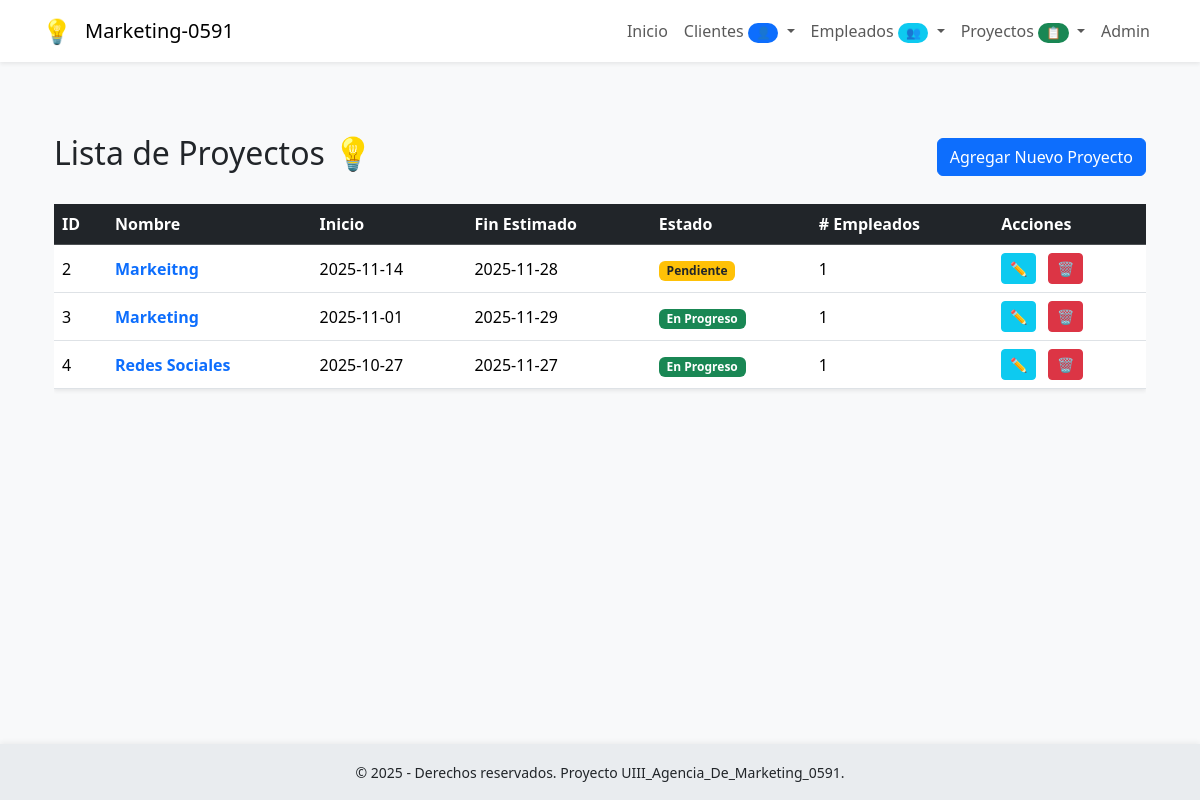
Screenshot of /empleados/proyectos/ver/ with the database file from the repository.
### app_empleados/models.py (models this page shows, shortened)
class Proyecto(models.Model):
    ESTADO_CHOICES = [
        ('Pendiente', 'Pendiente'),
        ('En Progreso', 'En Progreso'),
        ('Completado', 'Completado'),
        ('Cancelado', 'Cancelado'),
    ]
    nombre = models.CharField(max_length=200)
    descripcion = models.TextField()
    fecha_inicio = models.DateField()
    fecha_fin_estimada = models.DateField()
    estado = models.CharField(
        max_length=20,
        choices=ESTADO_CHOICES,
        default='Pendiente'
    )
    empleados = models.ManyToManyField(
        Empleado,
        related_name='proyectos',
    )
    class Meta:
        verbose_name = "Proyecto"
        verbose_name_plural = "Proyectos"

### app_empleados/views.py (the view)
# urls.py: path('proyectos/ver/', views.ver_proyectos, name='ver_proyectos'),
def ver_proyectos(request):
    proyectos = Proyecto.objects.all().annotate(num_empleados=Count('empleados'))
    return render(request, 'proyectos/lista_proyectos.html', {'object_list': proyectos})

### app_empleados/templates/proyectos/lista_proyectos.html
{% extends "base.html" %}
{% block content %}
<div class="container mt-5">
    <div class="d-flex justify-content-between align-items-center mb-4">
        <h2>Lista de Proyectos 💡</h2>
        <a href="{% url 'proyecto_nuevo' %}" class="btn btn-primary">Agregar Nuevo Proyecto</a>
    </div>
    {% if object_list %}
    <div class="table-responsive">
        <table class="table table-hover align-middle shadow-sm">
            <thead class="table-dark">
                <tr>
                    <th>ID</th>
                    <th>Nombre</th>
                    <th>Inicio</th>
                    <th>Fin Estimado</th>
                    <th>Estado</th>
                    <th># Empleados</th>
                    <th>Acciones</th>
                </tr>
            </thead>
            <tbody>
                {% for proyecto in object_list %}
                <tr>
                    <td>{{ proyecto.pk }}</td>
                    <td><a href="{% url 'proyecto_detalle' pk=proyecto.pk %}" class="fw-bold text-decoration-none">{{ proyecto.nombre }}</a></td>
                    <td>{{ proyecto.fecha_inicio|date:"Y-m-d" }}</td>
                    <td>{{ proyecto.fecha_fin_estimada|default:"N/A"|date:"Y-m-d" }}</td>
                    <td>
                        <span class="badge
                            {% if proyecto.estado == 'En Progreso' %}bg-success{% elif proyecto.estado == 'Pendiente' %}bg-warning text-dark{% elif proyecto.estado == 'Completado' %}bg-primary{% else %}bg-danger{% endif %}">
                            {{ proyecto.get_estado_display }}
                        </span>
                    </td>
                    <td>{{ proyecto.num_empleados }}</td>
                    <td>
                        <a href="{% url 'proyecto_editar' pk=proyecto.pk %}" class="btn btn-sm btn-info text-white me-2" title="Editar">✏️</a>
                        <a href="{% url 'proyecto_borrar' pk=proyecto.pk %}" class="btn btn-sm btn-danger" title="Eliminar">🗑️</a>
                    </td>
                </tr>
                {% endfor %}
            </tbody>
        </table>
    </div>
    {% else %}
    <div class="alert alert-warning" role="alert">
        No hay proyectos registrados.
    </div>
    {% endif %}
</div>
{% endblock %}

### app_clientes/templates/base.html (style rules this page uses)
body { background-color: #f8f9fa; min-height: 100vh; padding-bottom: 70px; position: relative; }

### rows the page displays
Proyecto: pk "2", nombre "Markeitng", fecha_inicio "2025-11-14", fecha_fin_estimada "2025-11-28", estado "Pendiente", num_empleados "1"
Proyecto: pk "3", nombre "Marketing", fecha_inicio "2025-11-01", fecha_fin_estimada "2025-11-29", estado "En Progreso", num_empleados "1"
Proyecto: pk "4", nombre "Redes Sociales", fecha_inicio "2025-10-27", fecha_fin_estimada "2025-11-27", estado "En Progreso", num_empleados "1"
